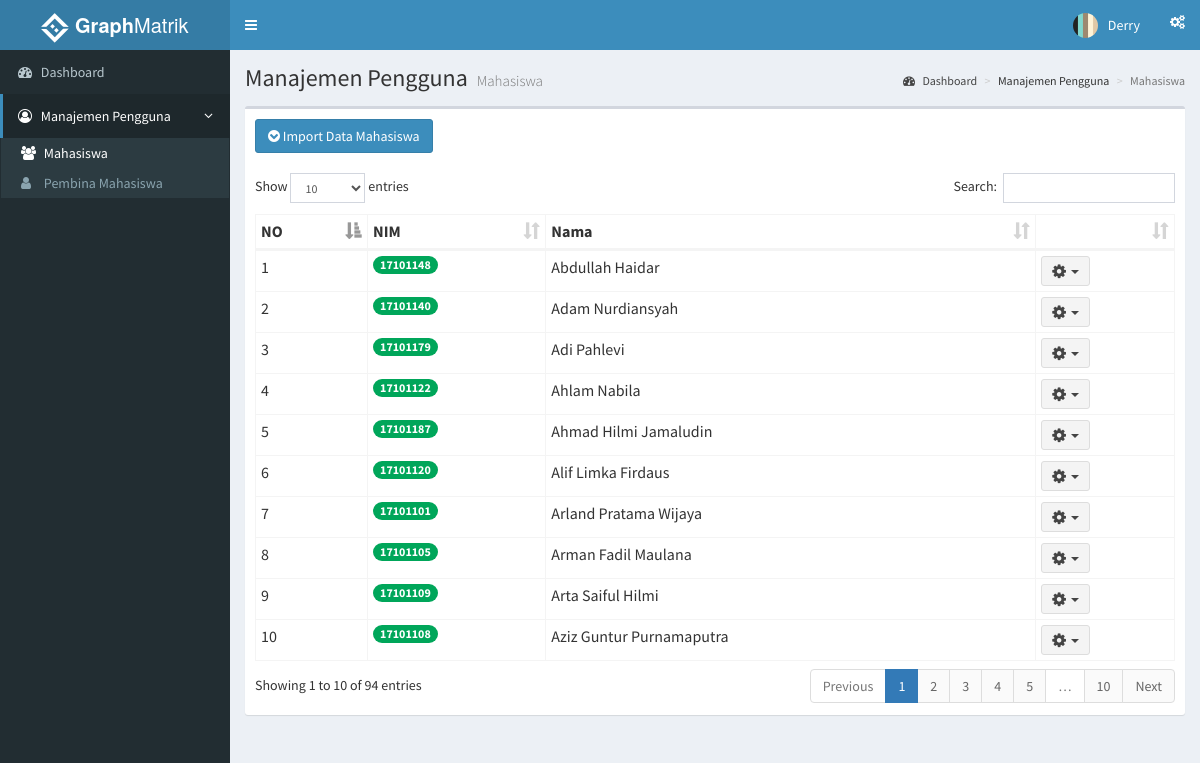
The app's page /index.php?page=mahasiswa (signed in) with its own data.
### tables this page shows
CREATE TABLE `mahasiswa` (
  `id_mahasiswa` int(11) NOT NULL,
  `nim` int(11) NOT NULL,
  `nama` varchar(35) NOT NULL,
  `angkatan` int(11) DEFAULT NULL,
  `j_kelamin` varchar(15) DEFAULT NULL,
  `asalkota` varchar(20) DEFAULT NULL,
  `email` varchar(35) DEFAULT NULL,
  `telp` varchar(13) DEFAULT NULL,
  `avatar` varchar(100) DEFAULT NULL,
  `tgl_lahir` date DEFAULT NULL,
  `id_pembina` int(11) DEFAULT NULL,
  `id_user` int(11) DEFAULT NULL
);

### functions.php (called while the page is built, shortened)
<?php
	function tampilMahasiswa(){
		$ambildata = mysql_query("SELECT * FROM mahasiswa ORDER BY nama") or die(mysql_error());
		if (mysql_num_rows($ambildata) > 0) {
			while ($ad = mysql_fetch_assoc($ambildata))
				$data[] = $ad;
				return $data;
		} else{
			echo "Daftar mahasiswa kosong";
		}
	}
 ?>

### role/adminmatrik/mahasiswa.php (the view, shortened to what this page needs)
<?php
  include 'functions.php';
 ?>
    <section class="content-header">
      <h1>
        Manajemen Pengguna
        <small>Mahasiswa</small>
      </h1>
      <ol class="breadcrumb">
        <li><a href="/simon/admin"><i class="fa fa-dashboard"></i> Dashboard</a></li>
        <li>Manajemen Pengguna</li>
        <li class="active">Mahasiswa</li>
      </ol>
    </section>
    <section class="content">
      <div class="row">
        <div class="col-xs-12">
          <div class="box">
            <div class="box-header">
             <button class="btn btn-primary" data-toggle="modal" data-target="#importMhsModal"><i class="fa fa-chevron-circle-down"></i>&nbsp;Import Data Mahasiswa</button>
            </div>
            <div class="box-body">
              <table id="tablePembina" class="table table-bordered table-hover table-condensed">
                <thead>
                  <tr>
                    <th>NO</th>
                    <th>NIM</th>
                    <th>Nama</th>
                    <th></th>
                  </tr>
                </thead>
                <tbody>
                  <?php
                    $dataMahasiswa = tampilMahasiswa();
                    $no = 1;
                    foreach($dataMahasiswa as $row){
                   ?>
                <tr>
                  <td><?php echo $no ?></td>
                  <td><?php echo "<span class='badge bg-green'>".$row['nim']."</span>" ?></td>
                  <td><?php echo $row['nama'] ?></td>
                  <td>
                    <div class="dropdown">
                      <button class="btn btn-default btn-sm dropdown-toggle " type="button" data-toggle="dropdown">
                        <i class="fa fa-cog fa-lg"></i>&nbsp;&nbsp;<span class="caret"></span>
                      </button>
                    </div>
                  </td>
                </tr>
                  <?php
                    $no++; }
                   ?>
                </tbody>
              </table>
            </div>
          </div>
        </div>
      </div>
    </section>

### records on screen
mahasiswa: nim "17101148", nama "Abdullah Haidar"
mahasiswa: nim "17101140", nama "Adam Nurdiansyah"
mahasiswa: nim "17101179", nama "Adi Pahlevi"
mahasiswa: nim "17101122", nama "Ahlam Nabila"
mahasiswa: nim "17101187", nama "Ahmad Hilmi Jamaludin"
mahasiswa: nim "17101120", nama "Alif Limka Firdaus"
mahasiswa: nim "17101101", nama "Arland Pratama Wijaya"
mahasiswa: nim "17101105", nama "Arman Fadil Maulana"
mahasiswa: nim "17101109", nama "Arta Saiful Hilmi"
mahasiswa: nim "17101108", nama "Aziz Guntur Purnamaputra"

### other values on screen
$_SESSION['nama'] "Derry"
